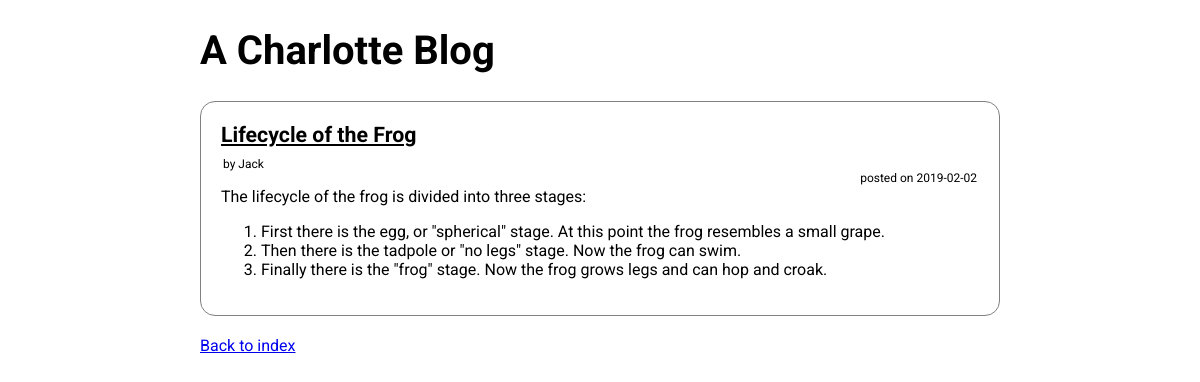
The app's page /articles/lifecycle-of-the-frog with its own data.
### tables this page shows
CREATE TABLE articles
            (
                id integer PRIMARY KEY,
                title text NOT NULL,
                author text,
                date date,
                slug text UNIQUE
            );

### app.py (the view)
@app.route("/articles/<slug>")
def article(slug=None):
    article = articles.get_article(slug)
    if article is not None:
        return render_template(
            "article.html",
            title=article.title,
            author=article.author,
            date=article.date,
            content=Markup(article.get_html())
        )
    else:
        flask.abort(404)

### app.py (called while the page is built)
@app.context_processor
def inject():
    return {
        "blog_name": settings.get_blog_name()
    }

### articles.py (called while the page is built)
def get_article(slug):
    connection = sqlite3.connect("database.db")
    query = "SELECT id, title, author, date FROM articles WHERE slug = :slug"
    parameters = { "slug" : slug }
    cursor = connection.execute(query, parameters)
    rows = cursor.fetchall()
    connection.close()
    if len(rows) > 0:
        article_id, title, author, date = rows[0]
        return Article(article_id, title, author, date, slug)
    else:
        return None

    def get_raw_content(self):
        f = open("articles/{article_id}.md".format(article_id=self.id))
        content = f.read()
        f.close()
        return content

    def get_html(self):
        raw = self.get_raw_content()
        return markdown.markdown(raw)

### templates/article.html
{% extends "base.html" %}
{% block body %}
    <article>
        <header>
            <h1>{{title}}</h1>
            <legend id="author">by {{author}}</legend>
            <legend id="date">posted on {{date}}</legend>
        </header>
        <main>
            {{content}}
        </main>
    </article>
    <a href="/">Back to index</a>
{% endblock %}

### static/style.css (style rules this page uses)
body { width: 800px; margin: auto; font-family: 'Roboto', sans-serif; }
h1 { font-size: 30pt; }
article { border: 1px solid grey; border-radius: 15px; padding: 20px; margin-bottom: 20px; }
article header { position: relative; }
article header h1 { font-size: 16pt; text-decoration: underline; margin-top: 0px; margin-bottom: 10px; }
article header legend { display: inline; font-size: 0.75em; }
article header legend#date { position: absolute; right: 0px; }
article main { text-align: justify; }

### records on screen
articles: title "Lifecycle of the Frog", author "Jack", date "2019-02-02"

### other values on screen
{{ blog_name }} "A Charlotte Blog"
